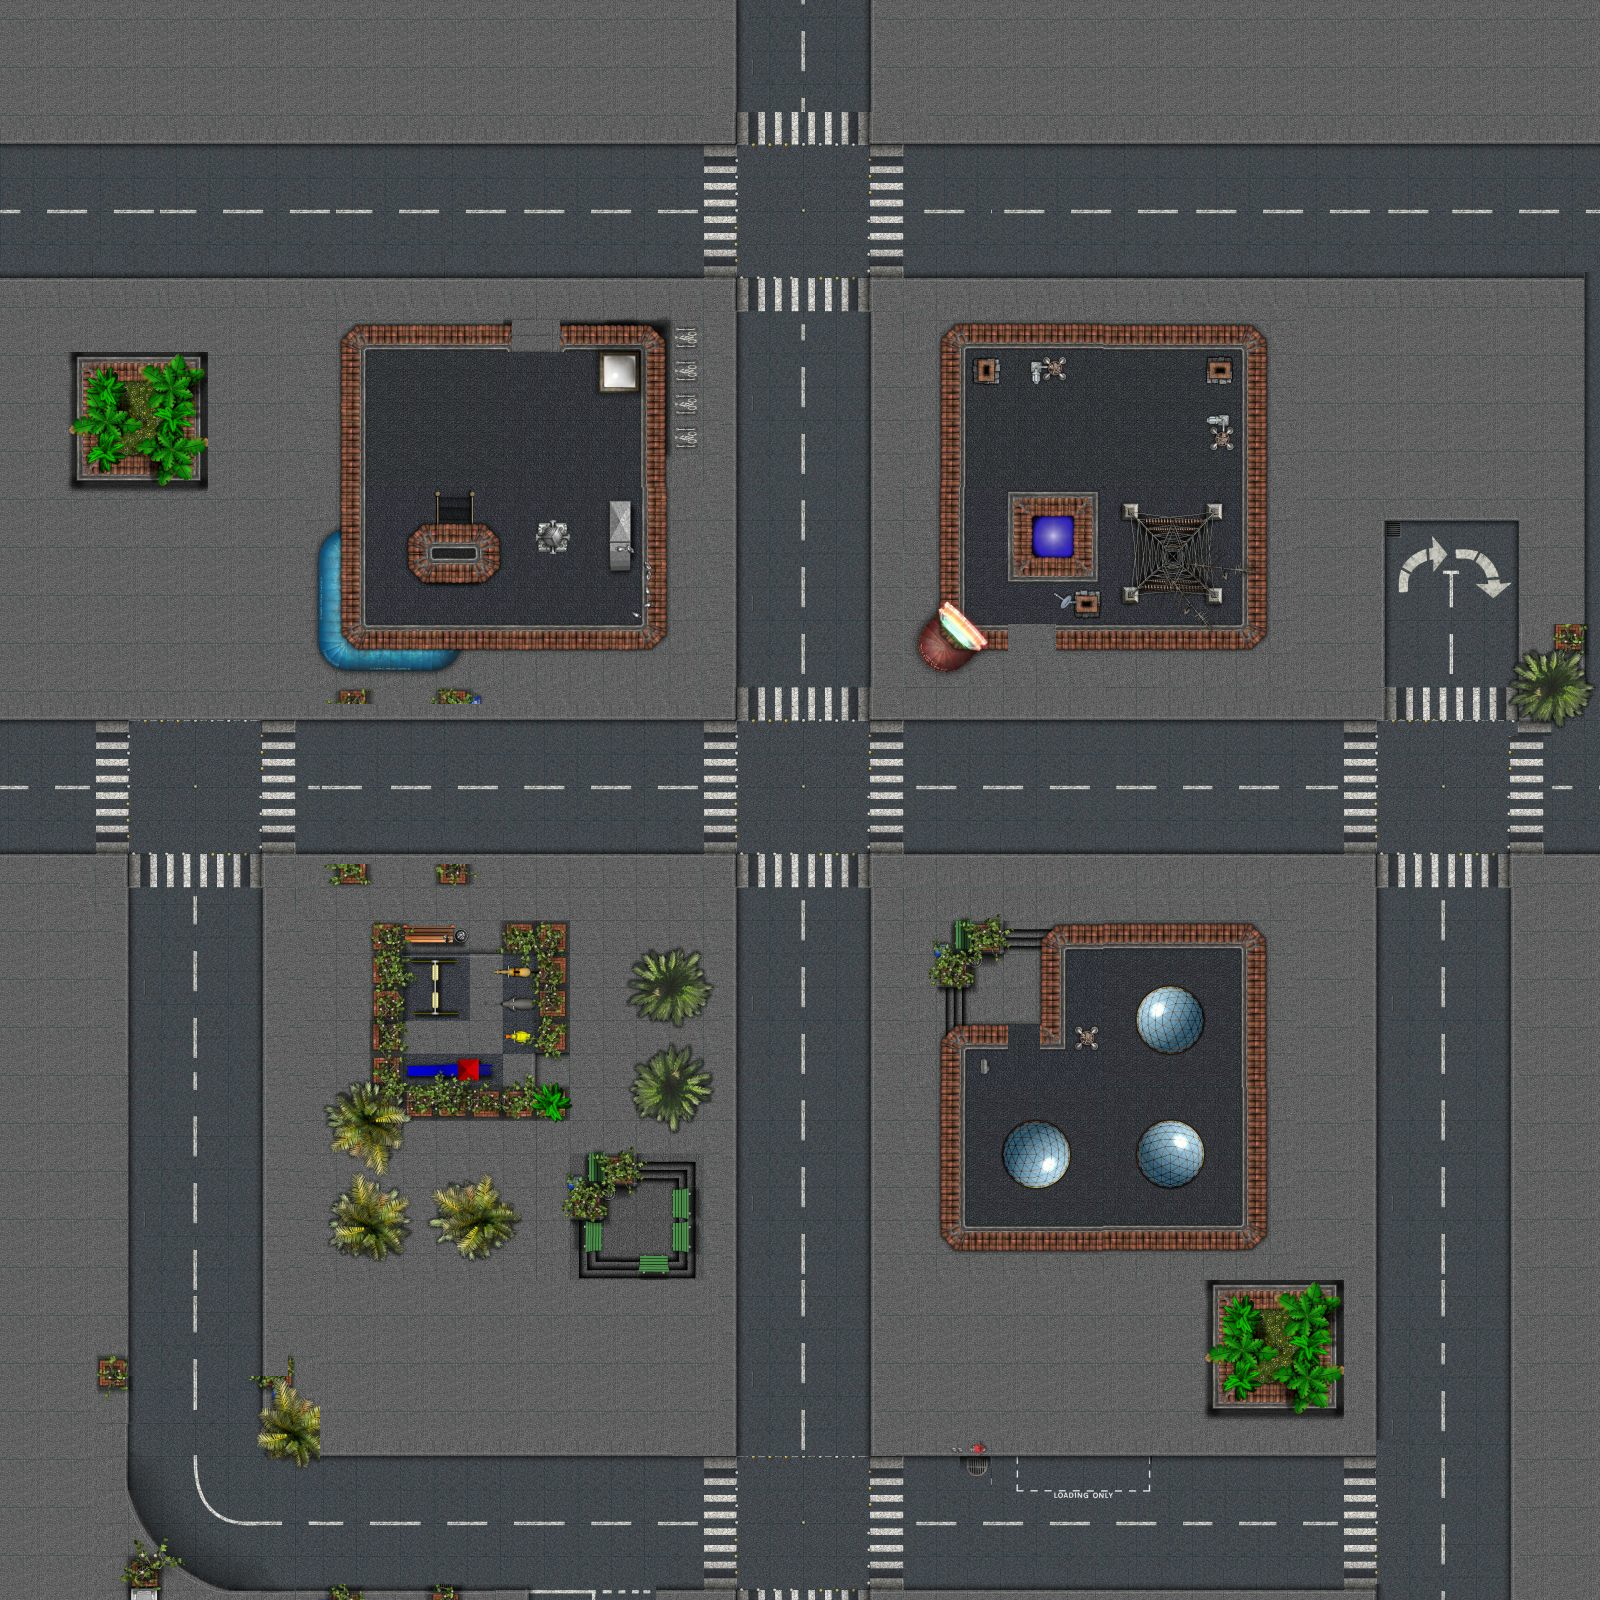

This is a level from a 2D game, rendered from its Tiled map with the project's own tilesets. A one-line summary and the map file follow, with tile-layer data summarised:
An orthogonal 100x100 tile map with 16x16 px tiles, 1 tile layer (Ground), 2 tilesets and 60 objects (mainDoor, subDoor).

<map version="1.0" orientation="orthogonal" renderorder="right-down" width="100" height="100" tilewidth="16" tileheight="16" nextobjectid="79">
 <tileset firstgid="1" name="CityBlock1" tilewidth="16" tileheight="16" tilecount="3844" columns="62">
  <image source="../MapAssets/CityBlock1.jpg" width="1000" height="1000" />
 </tileset>
 <tileset firstgid="3845" name="Sample_City_Block_03" tilewidth="16" tileheight="16" tilecount="3844" columns="62">
  <image source="../MapAssets/Sample_City_Block_03.jpg" width="1000" height="1000" />
 </tileset>
 <layer name="Ground" width="100" height="100">
  <data>[10000 cells, 10000 non-empty, 3986 distinct tile ids]</data>
 </layer>
 <objectgroup name="Door">
  <object id="75" name="mainDoor" x="17" y="728" width="14" height="125" />
  <object id="76" name="subDoor" x="16" y="160" width="16" height="96" />
 </objectgroup>
 <objectgroup name="Objects">
  <object id="1" x="633" y="966">
   <polyline points="0,0 10,-8 18,-16 29,-12 47,-17 55,-9 64,-14 67,-9 60,-2 68,4 72,12 78,20 73,32 68,39 57,53 44,54 26,54 14,50 3,50 0,40 -5,36 1,23 -3,12 0,0 0,-1" />
  </object>
  <object id="3" x="637" y="1068">
   <polyline points="-6,10.6667 3,-6 17,1 14,-8 25,-18 35,-15 32,-27 55,-23 55,-7 66,-10 76,9 77,36 56,54 38,65 6,48 -5,31 -6.33333,10" />
  </object>
  <object id="5" x="369" y="924">
   <polyline points="0,0 -1,193 194,194 199,166 36,166 34,-2 0,-2" />
  </object>
  <object id="7" x="502" y="921">
   <polyline points="0,0 64,0 65,131 34,132 33,33 -1,32 -1,-2" />
  </object>
  <object id="8" x="405" y="924">
   <polyline points="0,0 48,2 53,7 57,13 3,20 -2,-1" />
  </object>
  <object id="9" x="408" y="1063">
   <polyline points="0,0 50.6667,-4 71.6667,-4.33333 83.6667,1 84.6667,12 35.3333,16.3333 1,18 0,0" />
  </object>
  <object id="10" x="491" y="970">
   <polyline points="0,0 10,9 40,9 55,2 45,-9 11,-9 -1,-3" />
  </object>
  <object id="11" x="494" y="1003">
   <polyline points="0,0 15,12 39,9 55,0 33,-12 11,-10 -1,-3" />
  </object>
  <object id="12" x="497" y="1034">
   <polyline points="0,0 15,17 38,13 49,-4 23,-9 3,-6 -3,-1" />
  </object>
  <object id="13" x="361" y="1081">
   <polyline points="0,0 -15,1 -28,18 -38,28 -34,44 -25,70 -9,75 5,85 17,96 28,85 33,67 41,66 43,49 48,43 52,35 1,0" />
  </object>
  <object id="14" x="358" y="1182">
   <polyline points="0,0 15,3 27,8 40,6 47,34 54,50 43,73 22,76 -2,74 -20,69 -32,52 -30,34 -22,14 0,-1" />
  </object>
  <object id="15" x="431" y="1191">
   <polyline points="0,0 2,21 -3,33 8,50 47,68 66,58 84,39 86,20 69,5 61,-16 49,-16 1,0" />
  </object>
  <object id="17" x="565" y="1177">
   <polyline points="0,0 1,44 40,45 48,19 78,10 77,-30 21,-30 18,0 0,0" />
  </object>
  <object id="18" x="672" y="1190">
   <polyline points="0,0 0,61 18,67 20,-3 -1,-3" />
  </object>
  <object id="19" x="639" y="1253">
   <polyline points="0,0 28,1 34,21 -3,21 0,1" />
  </object>
  <object id="20" x="582" y="1223">
   <polyline points="0,0 1,29 21,26 20,1 0,-2" />
  </object>
  <object id="25" x="931" y="943" width="44" height="46" />
  <object id="26" x="953" y="919" width="55" height="34" />
  <object id="27" x="323" y="861" width="49" height="23" />
  <object id="28" x="434" y="862" width="39" height="25" />
  <object id="29" x="333" y="688" width="40" height="17" />
  <object id="30" x="434" y="688" width="46" height="19" />
  <object id="36" x="338" y="529">
   <polyline points="0,0 -17,14 -18,61 -18,123 -1,137 47,144 104,144 125,124 315,124 330,107 330,-189 316,-206 240,-208 226,-208 225,-178 302,-179 306,95 28,95 29,-178 169,-178 169,-206 19,-207 0,-190 -1,0" />
  </object>
  <object id="37" x="1007.33" y="1049.33">
   <polyline points="0,0 1.33333,-24.6667 -50,-24.6667 -68.6667,-9.33333 -69.3333,184 -54.6667,204 247.333,202 263.333,187.333 260.667,-110 244,-129.333 48.6667,-128 30.6667,-112.667 29.3333,1.33333 58.6667,1.33333 59.3333,-99.3333 233.333,-100 233.333,176 -40.6667,176.667 -40,2.66667 0.666667,0" />
  </object>
  <object id="43" x="1073.33" y="1026.67" width="25.3333" height="24.6667" />
  <object id="44" x="979.333" y="1058" width="10.6667" height="16.6667" />
  <object id="45" x="1006.67" y="489.333" width="92" height="93.3333" />
  <object id="46" x="936" y="609.333">
   <polyline points="0,0 -18.6667,25.3333 -21.3333,44 -10.6667,58.6667 10.6667,65.3333 44,45.3333 73.3333,44 73.3333,13.3333 37.3333,14.6667 29.3333,5.33333 32,-262.667 304,-260 306.667,13.3333 121.333,16 120,42.6667 313.333,42.6667 332,26.6667 332,-266.667 318.667,-285.333 24,-288 2.66667,-270.667 -1.33333,-2.66667" />
  </object>
  <object id="47" x="1120" y="588">
   <polyline points="0,0 1.33333,14.6667 17.3333,17.3333 21.3333,5.33333 85.3333,6.66667 85.3333,17.3333 105.333,17.3333 105.333,1.33333 92,-2.66667 92,-61.3333 104,-68 105.333,-86.6667 84,-86.6667 84,-77.3333 22.6667,-74.6667 21.3333,-86.6667 0,-86.6667 0,-72 13.3333,-68 10.6667,-5.33333 -1.33333,-1.33333" />
  </object>
  <object id="49" x="1205.33" y="414.667" width="32" height="38.6667" />
  <object id="50" x="1025.33" y="356" width="42.6667" height="28" />
  <object id="51" x="1204" y="357.333" width="28" height="26.6667" />
  <object id="52" x="969.333" y="358.667" width="33.3333" height="26.6667" />
  <object id="53" x="1062.67" y="588" width="40" height="29.3333" />
  <object id="54" x="1053.33" y="592" width="16" height="16" />
  <object id="57" x="260" y="1380" width="64" height="84" />
  <object id="58" x="94" y="1352" width="36" height="42" />
  <object id="59" x="124" y="1552" width="40" height="50" />
  <object id="60" x="326" y="1584" width="38" height="18" />
  <object id="61" x="428" y="1584" width="34" height="16" />
  <object id="62" x="1204" y="1276" width="142" height="146" />
  <object id="63" x="64" y="346" width="150" height="146" />
  <object id="64" x="676" y="324" width="26" height="28" />
  <object id="65" x="676" y="362" width="24" height="22" />
  <object id="66" x="674" y="394" width="28" height="24" />
  <object id="67" x="674" y="426" width="30" height="26" />
  <object id="70" x="432" y="964.667" width="6.66667" height="14.6667" />
  <object id="71" x="432.667" y="993.333" width="5.33333" height="13.3333" />
  <object id="73" x="1149.33" y="992">
   <polyline points="0,0 -11.3333,15.3333 -12,27.3333 -8,43.3333 4.66667,54 18,58.6667 36,58 50.6667,39.3333 52,21.3333 46,6.66667 34,-1.33333 16.6667,-6 -0.666667,0" />
  </object>
  <object id="74" x="1162" y="1121.33">
   <polyline points="0,0 -16,8.66667 -23.3333,20.6667 -26,41.3333 -16,56 -1.33333,64.6667 16,64.6667 30,56.6667 38.6667,43.3333 39.3333,21.3333 29.3333,8 19.3333,-1.33333 0.666667,-1.33333" />
  </object>
  <object id="75" x="1029.33" y="1119.33">
   <polyline points="0,0 -19.3333,10.6667 -25.3333,28.6667 -24,47.3333 -9.33333,62.6667 7.33333,67.3333 22.6667,66 34,54.6667 42,38 35.3333,16.6667 25.3333,5.33333 -0.666667,-1.33333" />
  </object>
  <object id="77" x="0" y="-3.0303" width="16" height="1599.15" />
  <object id="79" x="15.1515" y="0" width="1584" height="16" />
  <object id="80" x="1584" y="16" width="16" height="1584" />
  <object id="82" x="0" y="1584" width="1600" height="16" />
  <object id="83" x="1544" y="652">
   <polyline points="0,0 -21.3333,0 -34.6667,34.6667 -30.6667,54.6667 -17.3333,72 12,70.6667 30.6667,64 44,52 48,28 34.6667,2.66667 1.33333,-1.33333" />
  </object>
  <object id="84" x="1554.67" y="624" width="32" height="32" />
  <object id="87" x="968.023" y="1443.27" width="19.4318" height="10.9091" />
 </objectgroup>
</map>
